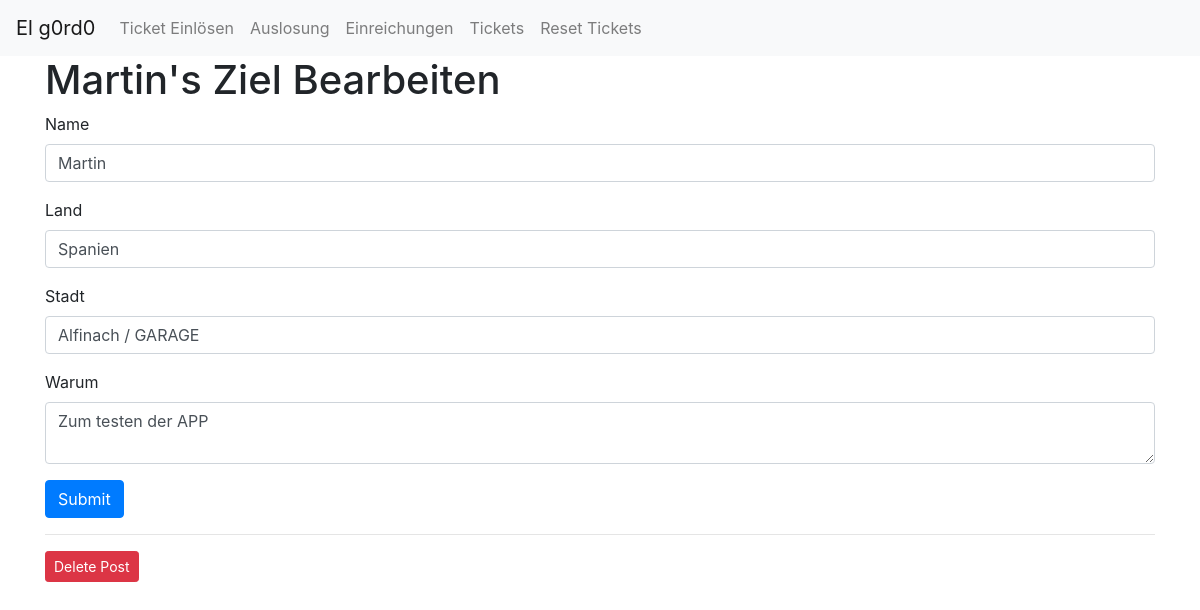
Screenshot of /000000/edit with the database file from the repository.
### tables this page shows
CREATE TABLE posts (
    id INTEGER PRIMARY KEY AUTOINCREMENT,
    created TIMESTAMP NOT NULL DEFAULT CURRENT_TIMESTAMP,
    code TEXT NOT NULL,
    name TEXT NOT NULL,
    country TEXT NOT NULL,
    city TEXT NOT NULL,
    content TEXT NOT NULL
);

### app.py (the view, shortened to what this page needs)
@app.route('/<code>/edit', methods=('GET', 'POST'))
def edit(code):
	post = get_post(code)
	return render_template('edit.html', post=post)

### app.py (called while the page is built)
def get_db_connection():
	if os.path.isfile('/home/elg0rd0/database.db'):
		conn = sqlite3.connect('/home/elg0rd0/database.db')
		print ("running on pyanywhere", file=sys.stderr)
	else:
		conn = sqlite3.connect('database.db')
		print ("running locally", file=sys.stderr)
	conn.row_factory = sqlite3.Row
	return conn

def get_post(post_code):
	conn = get_db_connection()
	post = conn.execute('SELECT * FROM posts WHERE code = ?',
						(post_code,)).fetchone()
	conn.close()
	if post is None:
		abort(404)
	return post

### templates/edit.html (shortened to what this page needs)
{% extends 'base.html' %}
{% block content %}
<h1>{% block title %} {{ post['name'] }}'s Ziel Bearbeiten {% endblock %}</h1>
<form method="post">
    <div class="form-group">
        <label for="name">Name</label>
        <input type="text" name="name" placeholder="Name"
               class="form-control"
               value="{{ request.form['name'] or post['name'] }}">
    </div>
    <div class="form-group">
        <label for="country">Land</label>
        <input type="text" name="country" placeholder="Land"
               class="form-control"
               value="{{ request.form['country'] or post['country'] }}">
    </div>
    <div class="form-group">
        <label for="city">Stadt</label>
        <input type="text" name="city" placeholder="Stadt"
               class="form-control"
               value="{{ request.form['city'] or post['city'] }}">
    </div>
    <div class="form-group">
        <label for="content">Warum</label>
        <textarea name="content" placeholder="Warum"
                  class="form-control">{{ request.form['content'] or post['content'] }}</textarea>
    </div>
    <div class="form-group">
        <button type="submit" class="btn btn-primary">Submit</button>
    </div>
</form>
<hr>
<form action="{{ url_for('delete', code=post['code']) }}" method="POST">
    <input type="submit" value="Delete Post"
            class="btn btn-danger btn-sm"
            onclick="return confirm('Are you sure you want to delete this post?')">
</form>
{% endblock %}

### rows the page displays
posts: name "Martin", country "Spanien", city "Alfinach / GARAGE", content "Zum testen der APP"
